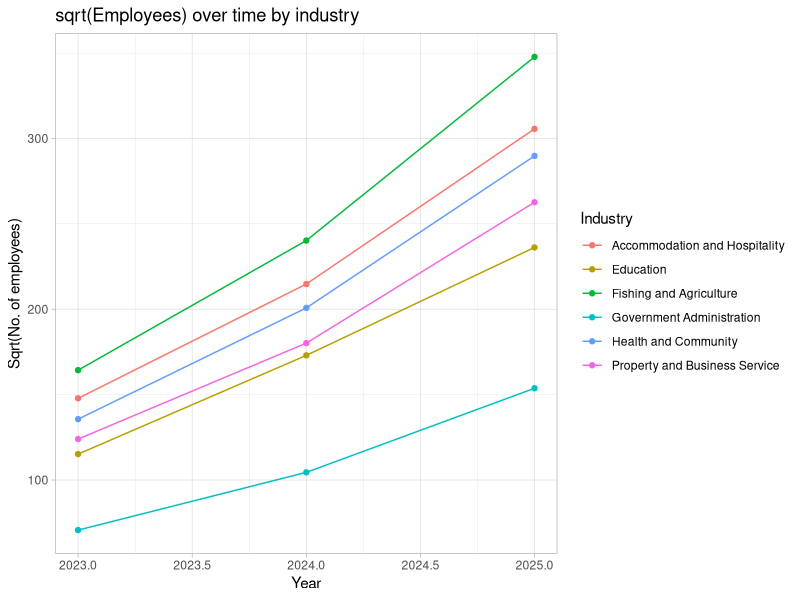
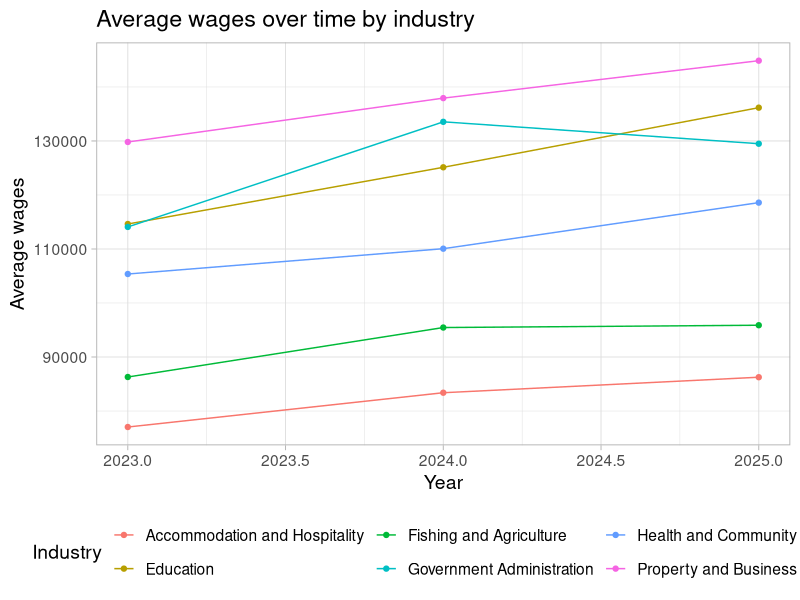
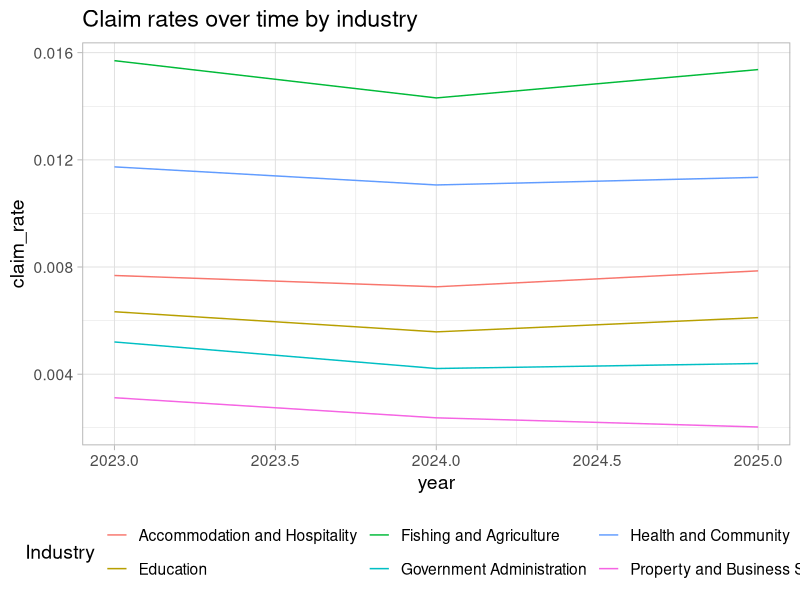
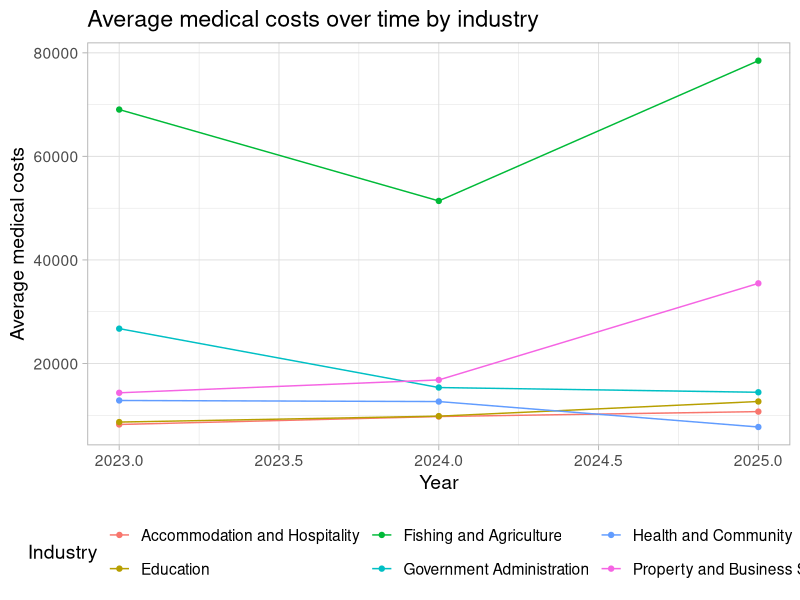
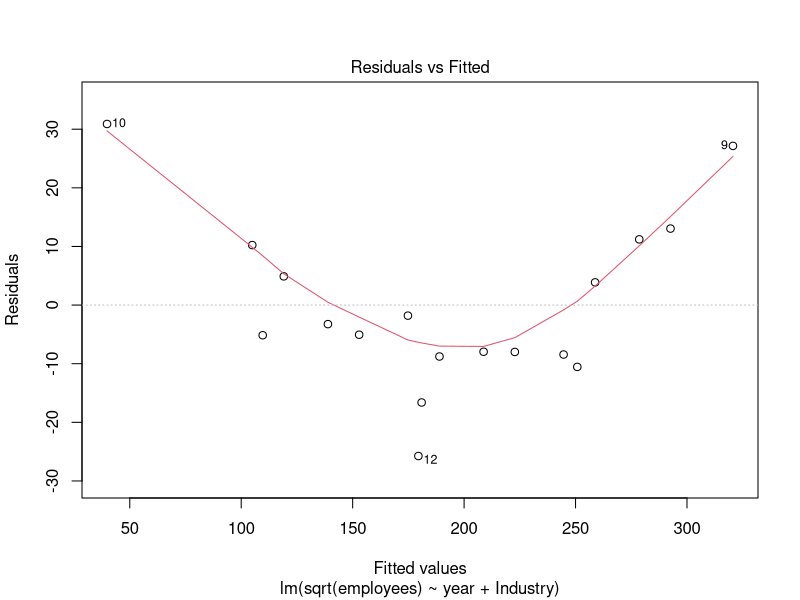
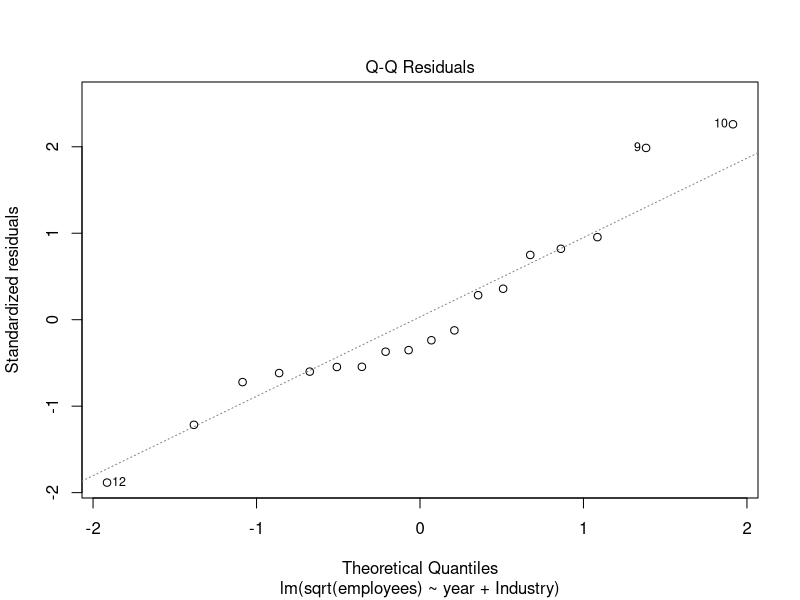
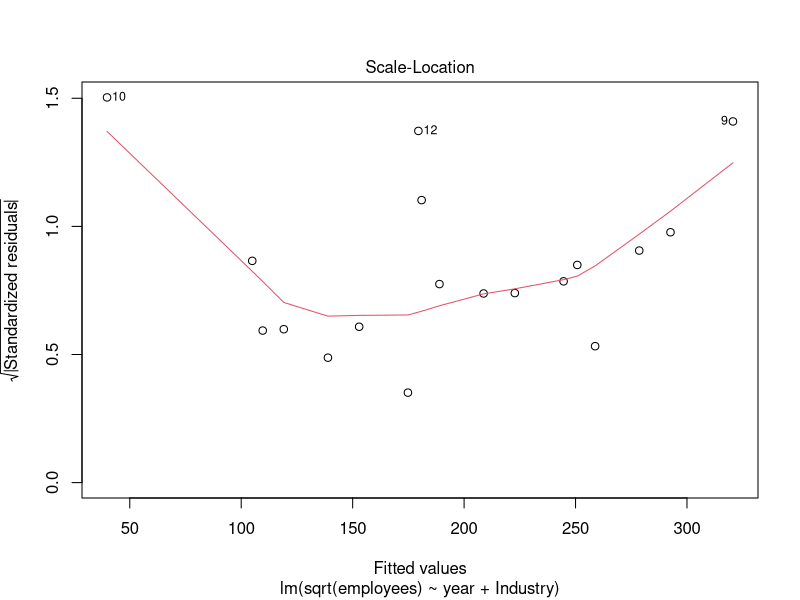
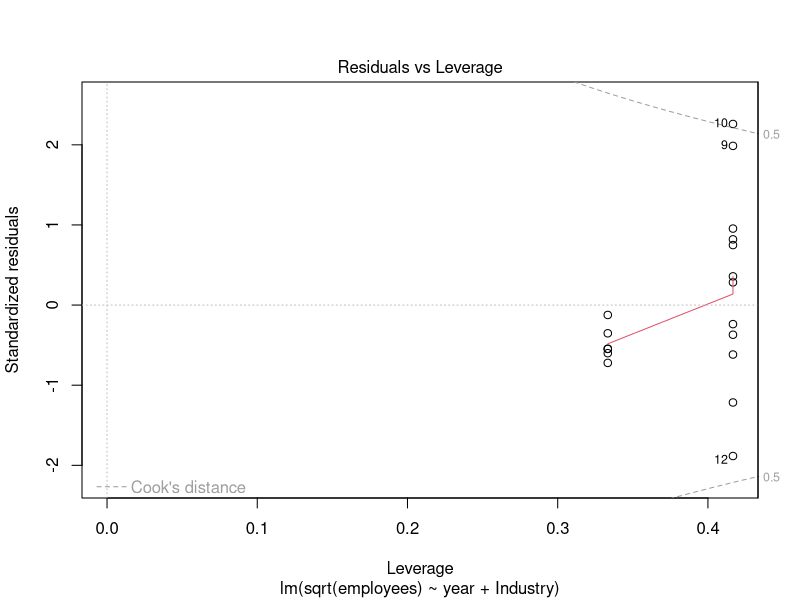

Here is the R script that generated these plots, in order:
# doing everything on an industry level. The plots in main.R with all the companies can still go in the appendix though to show the lack of outliers hence assumptions checked.
library(tidyverse)
library(readxl)
library(patchwork)
data <- read_excel("2025 Case Comp Data CLEAN.xlsx")

# Workforce size by industry ----
employees_table <- data %>% 
  select(`Company ID`, Industry, `2023` = `Number of employees 2023`, `2024` = `Number of employees 2024`, `2025` = `Number of employees 2025`) %>% 
  pivot_longer(cols = 3:5, names_to = "year", values_to = "employees") %>%
  mutate(year = as.numeric(year)) %>% 
  group_by(Industry, year) %>% 
  summarise(employees = sum(employees))

# idk if we want the graph of the straight employees or the sqrt() - thats what the regression was fitted on
# prolly put employees in main slides and sqrt(employees) in the appendix
employees_table %>% 
  ggplot(aes(x = year, y = sqrt(employees), colour = Industry)) +
  geom_line() +
  geom_point() +
  labs(
    title = "sqrt(Employees) over time by industry",
    x = "Year",
    y = "Sqrt(No. of employees)"
  ) +
  theme_light()

predict_employees <- function(industry, summary = TRUE, assumption = TRUE) {
  model <- lm(sqrt(employees) ~ year + Industry, data = employees_table)
  if(summary) {print(summary(model))}
  if(assumption) {print(plot(model))}
  predicted_value <- predict(model, newdata = data.frame(year = 2026, Industry = industry))
  # result <- list(model = model, prediction = predicted_value)
  # return(result)
  return(predicted_value^2)
}

# Average wage per employee by industry ----
wages_table <- data %>% 
  select(`Company ID`, Industry, `2023` = `2023 wages`, `2024` = `2024 wages`, `2025` = `2025 wages`) %>% 
  pivot_longer(cols = 3:5, names_to = "year", values_to = "wages") %>% 
  mutate(year = as.numeric(year)) %>% 
  group_by(Industry, year) %>% 
  summarise(wages = sum(wages)) %>% 
  full_join(employees_table) %>% 
  group_by(Industry, year) %>% 
  mutate(avg_wages = wages / employees)

wages_table %>% 
  ggplot(aes(x=year, y=avg_wages, colour = Industry)) +
  geom_line() +
  geom_point() +
  labs(
    title = "Average wages over time by industry",
    x = "Year",
    y = "Average wages"
  ) +
  theme_light(base_size=14) +
  theme(legend.position = "bottom")

predict_wage <- function(industry, summary = FALSE, assumptions = FALSE) {
  # input an industry and then output an average wage in 2026
  model <- lm(avg_wages ~ year + Industry, data = wages_table)
  if(summary) {print(summary(model))}
  if(assumptions) {print(plot(model))}
  predict(model, newdata = data.frame(year = 2026, Industry = industry)) %>% 
    return()
}

# Claim rate by industry ----
claims_table <- data %>% 
  select(`Company ID`, Industry, `2023` = `2023 number of claims`, `2024` = `2024 number of claims`, `2025` = `2025 number of claims`) %>% 
  pivot_longer(cols = 3:5, names_to = "year", values_to = "claims") %>% 
  mutate(year = as.numeric(year)) %>% 
  group_by(Industry, year) %>% 
  summarise(claims = sum(claims)) %>% 
  full_join(employees_table) %>% 
  group_by(Industry, year) %>% 
  mutate(claim_rate = sum(claims)/sum(employees))

claims_table %>% 
  ggplot(aes(x=year, y=claim_rate, colour = Industry)) +
  geom_line() +
  labs(title = "Claim rates over time by industry") +
  theme_light(base_size=14) +
  theme(legend.position = "bottom")
# using a flatline (average of past 3 years) to predict the claims rate
# the graph seems to suggest that Property and Business Service is decreasing but unsure if this will continue in the future. using the flatline might be overestimating.

predict_claim_rate <- function(industry) {
  # input an industry and then output an average claim_rate in 2026
  # regression doesn't seem suitable but an average of the 3 years seems appropiate
  claims_table %>% 
    filter(Industry == industry) %>% 
    pull(claim_rate) %>% 
    mean() %>% 
    return()
}

# NOT COMPLETE AND DODGY RN Average medical cost per claim by industry ----
  # possibly using survival analysis technique? like KME or whatever
costs_table <- data %>% 
  select(Industry, `Company ID`, `2023` = `2023 medical costs`, `2024` = `2024 medical costs`, `2025` = `2025 medical costs`) %>% 
  pivot_longer(cols = 3:5, names_to = "year", values_to = "costs") %>%
  mutate(year = as.numeric(year)) %>% 
  group_by(Industry, year) %>% 
  summarise(costs = sum(costs)) %>% 
  full_join(claims_table) %>% 
  group_by(Industry, year) %>% 
  mutate(avg_costs = costs / claims) %>% 
  select(Industry, year, costs, claims, avg_costs)

costs_table %>% 
  ggplot(aes(x=year, y=avg_costs, colour = Industry)) +
  geom_line() +
  geom_point() +
  labs(
    title = "Average medical costs over time by industry",
    x = "Year",
    y = "Average medical costs"
  ) +
  theme_light(base_size = 14) +
  theme(legend.position = "bottom")

predict_costs <- function(industry) {
  # input an industry and then output an average medical costs per claim in 2026
  # THIS IS EXTREMELY PLACE HOLDER RN UNTIL WE ACTUALLY MODEL THE CLAIMS COSTS GOODLY
  costs_table %>% 
    filter(Industry == industry) %>% 
    pull(avg_costs) %>% 
    mean() %>% 
    return()
}

# Make the predictions and add to the original data to graph it ----
  # add in the appropriate regression line too (as a dashed line of the same colour and no confidence band - too messy)

employees_2026 <- c(
  predict_employees("Accommodation and Hospitality"),
  predict_employees("Government Administration"),
  predict_employees("Fishing and Agriculture"),
  predict_employees("Education"),
  predict_employees("Health and Community"),
  predict_employees("Property and Business Service")
)

avg_wages_2026 <- c(
  predict_wage("Accommodation and Hospitality"),
  predict_wage("Government Administration"),
  predict_wage("Fishing and Agriculture"),
  predict_wage("Education"),
  predict_wage("Health and Community"),
  predict_wage("Property and Business Service")
)

claim_rate_2026 <- c(
  predict_claim_rate("Accommodation and Hospitality"),
  predict_claim_rate("Government Administration"),
  predict_claim_rate("Fishing and Agriculture"),
  predict_claim_rate("Education"),
  predict_claim_rate("Health and Community"),
  predict_claim_rate("Property and Business Service") 
)

avg_costs_2026 <- c(
  predict_costs("Accommodation and Hospitality"),
  predict_costs("Government Administration"),
  predict_costs("Fishing and Agriculture"),
  predict_costs("Education"),
  predict_costs("Health and Community"),
  predict_costs("Property and Business Service")
)

predicted_data <- employees_table %>% 
  full_join(wages_table) %>% 
  full_join(claims_table) %>% 
  full_join(costs_table) %>% 
  select(Industry, year, employees, avg_wages, claim_rate, avg_costs) %>% 
  ungroup() %>% 
  add_row(Industry = c("Accommodation and Hospitality",
                       "Government Administration",
                       "Fishing and Agriculture",
                       "Education",
                       "Health and Community",
                       "Property and Business Service"),
          year = 2026,
          employees = employees_2026,
          avg_wages = avg_wages_2026,
          claim_rate = claim_rate_2026,
          avg_costs = avg_costs_2026)

plot0 <- predicted_data %>% 
  ggplot(aes(x=year, y=employees, colour = Industry)) +
  geom_line() +
  geom_point() + 
  labs(
    title = "Employees over time by industry",
    x = "Year",
    y = "Employees"   
  ) +
  theme_light()

plot1 <- predicted_data %>% 
  ggplot(aes(x=year, y=avg_wages, colour = Industry)) +
  geom_line() +
  geom_point() + 
  labs(
    title = "avg_wages over time by industry",
    x = "Year",
    y = "avg_wages"   
  ) +
  theme_light()

plot2 <- predicted_data %>% 
  ggplot(aes(x=year, y=claim_rate, colour = Industry)) +
  geom_line() +
  geom_point() + 
  labs(
    title = "claim_rate over time by industry",
    x = "Year",
    y = "claim_rate"   
  ) +
  theme_light()

plot3 <- predicted_data %>% 
  ggplot(aes(x=year, y=avg_costs, colour = Industry)) +
  geom_line() +
  geom_point() + 
  labs(
    title = "avg_costs over time by industry",
    subtitle = "cant fully justify the modelling yet",
    x = "Year",
    y = "avg_costs"   
  ) +
  theme_light()

plot0 + plot1 + plot2 + plot3 + plot_layout(guides = "collect")

# Find the amount of moneys needed ----
total_medical_costs <- (claim_rate_2026 * employees_2026 * avg_costs_2026) %>% sum()
total_salary_compensation <- (0.7 * 4/52 * claim_rate_2026 * employees_2026 * avg_wages_2026) %>% sum()
total_costs <- total_medical_costs + total_salary_compensation + 2400000
